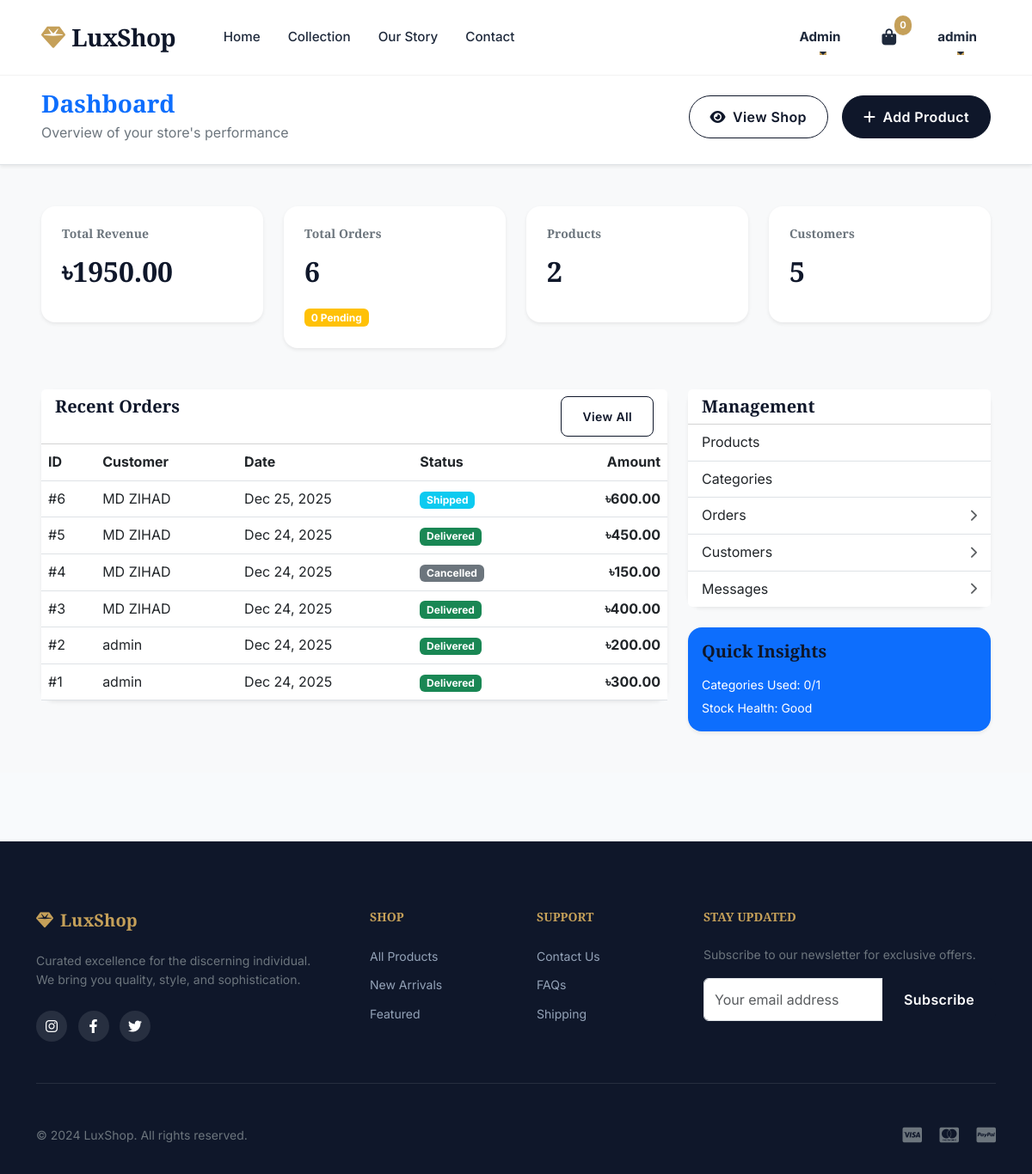
Page /admin-panel/dashboard/ (signed in) on the committed database.
### myapp/models.py (models this page shows, shortened)
class Cart(models.Model):
    user = models.OneToOneField(User, on_delete=models.CASCADE)
    created_at = models.DateTimeField(auto_now_add=True)

class Order(models.Model):
    STATUS_CHOICES = [
        ('pending', 'Pending'),
        ('processing', 'Processing'),
        ('shipped', 'Shipped'),
        ('delivered', 'Delivered'),
        ('cancelled', 'Cancelled'),
    ]
    user = models.ForeignKey(User, on_delete=models.CASCADE)
    order_number = models.CharField(max_length=20, unique=True, blank=True)
    total_amount = models.DecimalField(max_digits=10, decimal_places=2)
    status = models.CharField(max_length=10, choices=STATUS_CHOICES, default='pending')
    payment_method = models.CharField(max_length=20, choices=[('cod', 'Cash on Delivery')])
    payment_status = models.CharField(max_length=20, choices=[('pending', 'Pending'), ('completed', 'Completed'), ('failed', 'Failed')], default='pending')
    shipping_address = models.TextField()
    phone = models.CharField(max_length=15)
    created_at = models.DateTimeField(auto_now_add=True)
    updated_at = models.DateTimeField(auto_now=True)

### myapp/views.py (the view)
# urls.py: path('admin-panel/dashboard/', views.admin_dashboard, name='admin_dashboard'),
@admin_required
def admin_dashboard(request):
    total_products = Product.objects.count()
    total_orders = Order.objects.count()
    total_users = User.objects.count()
    total_categories = Category.objects.count()
    pending_orders = Order.objects.filter(status='pending').count()
    total_revenue = Order.objects.filter(status__in=['shipped', 'delivered']).aggregate(
        total=Sum('total_amount')
    )['total'] or 0
    recent_orders = Order.objects.select_related('user').order_by('-created_at')[:10]
    context = {
        'total_products': total_products,
        'total_orders': total_orders,
        'total_users': total_users,
        'total_categories': total_categories,
        'pending_orders': pending_orders,
        'total_revenue': total_revenue,
        'recent_orders': recent_orders,
    }
    return render(request, 'admin/dashboard.html', context)

### myapp/templates/admin/dashboard.html (shortened to what this page needs)
{% extends 'base.html' %}
{% load static %}
{% block content %}
<div class="bg-light pb-5">
    <div class="bg-white border-bottom py-4 mb-5 shadow-sm">
        <div class="container-fluid px-lg-5 d-flex justify-content-between align-items-center">
            <div>
                <h1 class="h3 fw-bold text-primary mb-1">Dashboard</h1>
                <p class="text-secondary mb-0">Overview of your store's performance</p>
            </div>
            <div class="d-flex gap-3">
                <a href="{% url 'shop' %}" class="btn btn-outline-primary rounded-pill px-4">
                    <i class="fas fa-eye me-2"></i>View Shop
                </a>
                <a href="{% url 'add_product' %}" class="btn btn-primary rounded-pill px-4">
                    <i class="fas fa-plus me-2"></i>Add Product
                </a>
            </div>
        </div>
    </div>
    <div class="container-fluid px-lg-5">
        <div class="row g-4 mb-5">
            <div class="col-xl-3 col-md-6">
                <div class="stat-card bg-white p-4 rounded-4 shadow-sm">
                    <h6 class="text-secondary small fw-bold">Total Revenue</h6>
                    <h2 class="fw-bold">
                        ৳{{ total_revenue|default:0|floatformat:2 }}
                    </h2>
                </div>
            </div>
            <div class="col-xl-3 col-md-6">
                <div class="stat-card bg-white p-4 rounded-4 shadow-sm">
                    <h6 class="text-secondary small fw-bold">Total Orders</h6>
                    <h2 class="fw-bold">{{ total_orders|default:0 }}</h2>
                    <span class="badge bg-warning mt-2">
                        {{ pending_orders|default:0 }} Pending
                    </span>
                </div>
            </div>
            <div class="col-xl-3 col-md-6">
                <div class="stat-card bg-white p-4 rounded-4 shadow-sm">
                    <h6 class="text-secondary small fw-bold">Products</h6>
                    <h2 class="fw-bold">{{ total_products|default:0 }}</h2>
                </div>
            </div>
            <div class="col-xl-3 col-md-6">
                <div class="stat-card bg-white p-4 rounded-4 shadow-sm">
                    <h6 class="text-secondary small fw-bold">Customers</h6>
                    <h2 class="fw-bold">{{ total_users|default:0 }}</h2>
                </div>
            </div>
        </div>
        <div class="row g-4">
            <div class="col-lg-8">
                <div class="card border-0 shadow-sm rounded-4">
                    <div class="card-header bg-white d-flex justify-content-between">
                        <h5 class="fw-bold mb-0">Recent Orders</h5>
                        <a href="{% url 'admin_orders' %}" class="btn btn-sm btn-outline-primary">
                            View All
                        </a>
                    </div>
                    <div class="table-responsive">
                        <table class="table align-middle mb-0">
                            <thead class="bg-light">
                                <tr>
                                    <th>ID</th>
                                    <th>Customer</th>
                                    <th>Date</th>
                                    <th>Status</th>
                                    <th class="text-end">Amount</th>
                                </tr>
                            </thead>
                            <tbody>
                                {% if recent_orders %}
                                {% for order in recent_orders %}
                                <tr>
                                    <td>#{{ order.id }}</td>
                                    <td>
                                        {% if order.user %}
                                        {% firstof order.user.first_name order.user.username %}
                                        {% else %}
                                        Guest
                                        {% endif %}
                                    </td>
                                    <td>{{ order.created_at|date:"M d, Y" }}</td>
                                    <td>
                                        {% if order.status == 'delivered' %}
                                        <span class="badge bg-success">Delivered</span>
                                        {% elif order.status == 'pending' %}
                                        <span class="badge bg-warning">Pending</span>
                                        {% elif order.status == 'shipped' %}
                                        <span class="badge bg-info">Shipped</span>
                                        {% else %}
                                        <span class="badge bg-secondary">
                                            {{ order.status|default:"Unknown"|title }}
                                        </span>
                                        {% endif %}
                                    </td>
                                    <td class="text-end fw-bold">
                                        ৳{{ order.total_amount|default:0 }}
                                    </td>
                                </tr>
                                {% endfor %}
                                {% else %}
                                <tr>
                                    <td colspan="5" class="text-center py-5 text-muted">
                                        No recent orders found
                                    </td>
                                </tr>
                                {% endif %}
                            </tbody>
                        </table>
                    </div>
                </div>
            </div>
            <div class="col-lg-4">
                <div class="card border-0 shadow-sm rounded-4 mb-4">
                    <div class="card-header bg-white">
                        <h5 class="fw-bold mb-0">Management</h5>
                    </div>
                    <div class="list-group list-group-flush">
                        <a href="{% url 'admin_products' %}" class="list-group-item">Products</a>
                        <a href="{% url 'admin_categories' %}" class="list-group-item">Categories</a>
                        <a href="{% url 'admin_orders' %}"
                            class="list-group-item list-group-item-action d-flex justify-content-between align-items-center">
                            Orders <i class="fas fa-chevron-right small text-muted"></i>
                        </a>
                        <a href="{% url 'admin_users' %}"
                            class="list-group-item list-group-item-action d-flex justify-content-between align-items-center">
                            Customers <i class="fas fa-chevron-right small text-muted"></i>
                        </a>
                        <a href="{% url 'admin_messages' %}"
                            class="list-group-item list-group-item-action d-flex justify-content-between align-items-center">
                            Messages <i class="fas fa-chevron-right small text-muted"></i>
                        </a>
                    </div>
                </div>
                <div class="card border-0 shadow-sm rounded-4 bg-primary text-white">
                    <div class="card-body">
                        <h5 class="fw-bold">Quick Insights</h5>
                        <p class="mb-1 small">
                            Categories Used:
                            {{ active_categories_count|default:0 }}/{{ total_categories|default:0 }}
                        </p>
                        <p class="small mb-0">Stock Health: Good</p>
                    </div>
                </div>
            </div>
        </div>
    </div>
</div>
{% endblock %}

### myapp/templates/base.html (shortened to what this page needs)
<!DOCTYPE html>
<html lang="en">
<head>
    {% load static %}
    <link href="https://cdn.jsdelivr.net/npm/bootstrap@5.3.0/dist/css/bootstrap.min.css" rel="stylesheet">
    <link rel="stylesheet" href="https://cdnjs.cloudflare.com/ajax/libs/font-awesome/6.4.0/css/all.min.css">
    <link rel="stylesheet" href="{% static 'css/style.css' %}?v=2">
</head>
<body>
    <nav class="navbar navbar-expand-lg fixed-top">
        <div class="container-fluid px-4 px-lg-5">
            <a class="navbar-brand" href="{% url 'home' %}">
                <i class="fas fa-gem me-2"></i>LuxShop
            </a>
            <div class="collapse navbar-collapse" id="navbarContent">
                <ul class="navbar-nav me-auto ms-lg-4 mb-2 mb-lg-0">
                    <li class="nav-item">
                        <a class="nav-link" href="{% url 'home' %}">Home</a>
                    </li>
                    <li class="nav-item">
                        <a class="nav-link" href="{% url 'shop' %}">Collection</a>
                    </li>
                    <li class="nav-item">
                        <a class="nav-link" href="{% url 'about' %}">Our Story</a>
                    </li>
                    <li class="nav-item">
                        <a class="nav-link" href="{% url 'contact' %}">Contact</a>
                    </li>
                </ul>
                <ul class="navbar-nav align-items-center gap-3">
                    {% if user.is_authenticated %}
                    {% if user.userprofile.role == 'admin' %}
                    <li class="nav-item dropdown">
                        <a class="nav-link dropdown-toggle text-primary fw-bold" href="#" role="button"
                            data-bs-toggle="dropdown">
                            Admin
                        </a>
                    </li>
                    {% endif %}
                    <li class="nav-item">
                        <a class="nav-link btn-cart text-dark" href="{% url 'view_cart' %}">
                            <span class="cart-count">
                                {{ user.cart.cartitem_set.count|default:0 }}
                            </span>
                        </a>
                    </li>
                    <li class="nav-item dropdown">
                        <a class="nav-link dropdown-toggle fw-bold text-dark" href="#" role="button"
                            data-bs-toggle="dropdown">
                            {{ user.first_name|default:user.username }}
                        </a>
                    </li>
                    {% endif %}
                </ul>
            </div>
        </div>
    </nav>
    <div class="navbar-spacer"></div>
    <main class="min-vh-100">
        {% block content %}{% endblock %}
    </main>
    <footer>
        <div class="container">
            <div class="row g-5">
                <div class="col-lg-4 col-md-6">
                    <h5 class="fw-bold"><i class="fas fa-gem me-2"></i>LuxShop</h5>
                    <p class="text-secondary small">Curated excellence for the discerning individual. We bring you
                        quality, style, and sophistication.</p>
                    <div class="social-links mt-4">
                        <a href="#"><i class="fab fa-instagram"></i></a>
                        <a href="#"><i class="fab fa-facebook-f"></i></a>
                        <a href="#"><i class="fab fa-twitter"></i></a>
                    </div>
                </div>
                <div class="col-lg-2 col-md-3 col-6">
                    <h5 class="small text-uppercase tracking-wider">Shop</h5>
                    <ul class="list-unstyled">
                        <li class="mb-2"><a href="{% url 'shop' %}" class="small">All Products</a></li>
                        <li class="mb-2"><a href="#" class="small">New Arrivals</a></li>
                        <li class="mb-2"><a href="#" class="small">Featured</a></li>
                    </ul>
                </div>
                <div class="col-lg-2 col-md-3 col-6">
                    <h5 class="small text-uppercase tracking-wider">Support</h5>
                    <ul class="list-unstyled">
                        <li class="mb-2"><a href="{% url 'contact' %}" class="small">Contact Us</a></li>
                        <li class="mb-2"><a href="#" class="small">FAQs</a></li>
                        <li class="mb-2"><a href="#" class="small">Shipping</a></li>
                    </ul>
                </div>
                <div class="col-lg-4 col-md-12">
                    <h5 class="small text-uppercase tracking-wider">Stay Updated</h5>
                    <p class="small text-secondary">Subscribe to our newsletter for exclusive offers.</p>
                    <div class="input-group mb-3">
                        <input type="text" class="form-control" placeholder="Your email address">
                        <button class="btn btn-primary" type="button">Subscribe</button>
                    </div>
                </div>
            </div>
            <hr class="border-secondary opacity-10 my-5">
            <div class="row align-items-center">
                <div class="col-md-6 text-center text-md-start">
                    <p class="mb-0 small text-secondary">&copy; 2024 LuxShop. All rights reserved.</p>
                </div>
                <div class="col-md-6 text-center text-md-end mt-3 mt-md-0">
                    <i class="fab fa-cc-visa fa-lg text-secondary me-3"></i>
                    <i class="fab fa-cc-mastercard fa-lg text-secondary me-3"></i>
                    <i class="fab fa-cc-paypal fa-lg text-secondary"></i>
                </div>
            </div>
        </div>
    </footer>
</body>
</html>

### rows in the picture
Order: id "6", user.first_name "MD ZIHAD", created_at "Dec 25, 2025", status "Shipped", total_amount "600.00"
Order: id "5", user.first_name "MD ZIHAD", created_at "Dec 24, 2025", status "Delivered", total_amount "450.00"
Order: id "4", user.first_name "MD ZIHAD", created_at "Dec 24, 2025", status "Cancelled", total_amount "150.00"
Order: id "3", user.first_name "MD ZIHAD", created_at "Dec 24, 2025", status "Delivered", total_amount "400.00"
Order: id "2", user.username "admin", created_at "Dec 24, 2025", status "Delivered", total_amount "200.00"
Order: id "1", user.username "admin", created_at "Dec 24, 2025", status "Delivered", total_amount "300.00"

### other values in the picture
{{ user.cart.cartitem_set.count|default:0 }} "0"
{{ user.first_name|default:user.username }} "admin"
{{ total_revenue|default:0|floatformat:2 }} "1950.00"
{{ total_orders|default:0 }} "6"
{{ pending_orders|default:0 }} "0"
{{ total_products|default:0 }} "2"
{{ total_users|default:0 }} "5"
{{ active_categories_count|default:0 }} "0"
{{ total_categories|default:0 }} "1"
